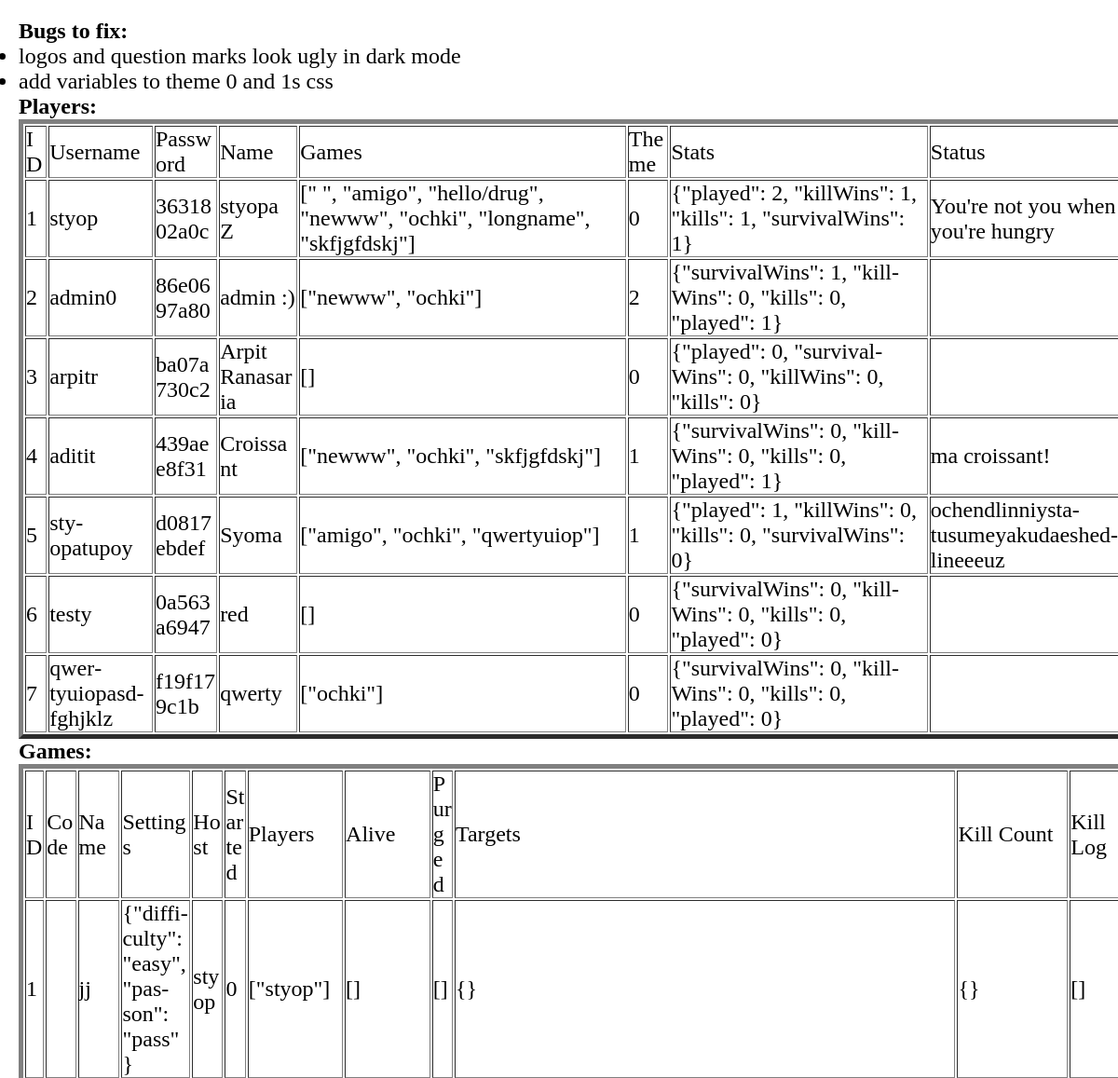
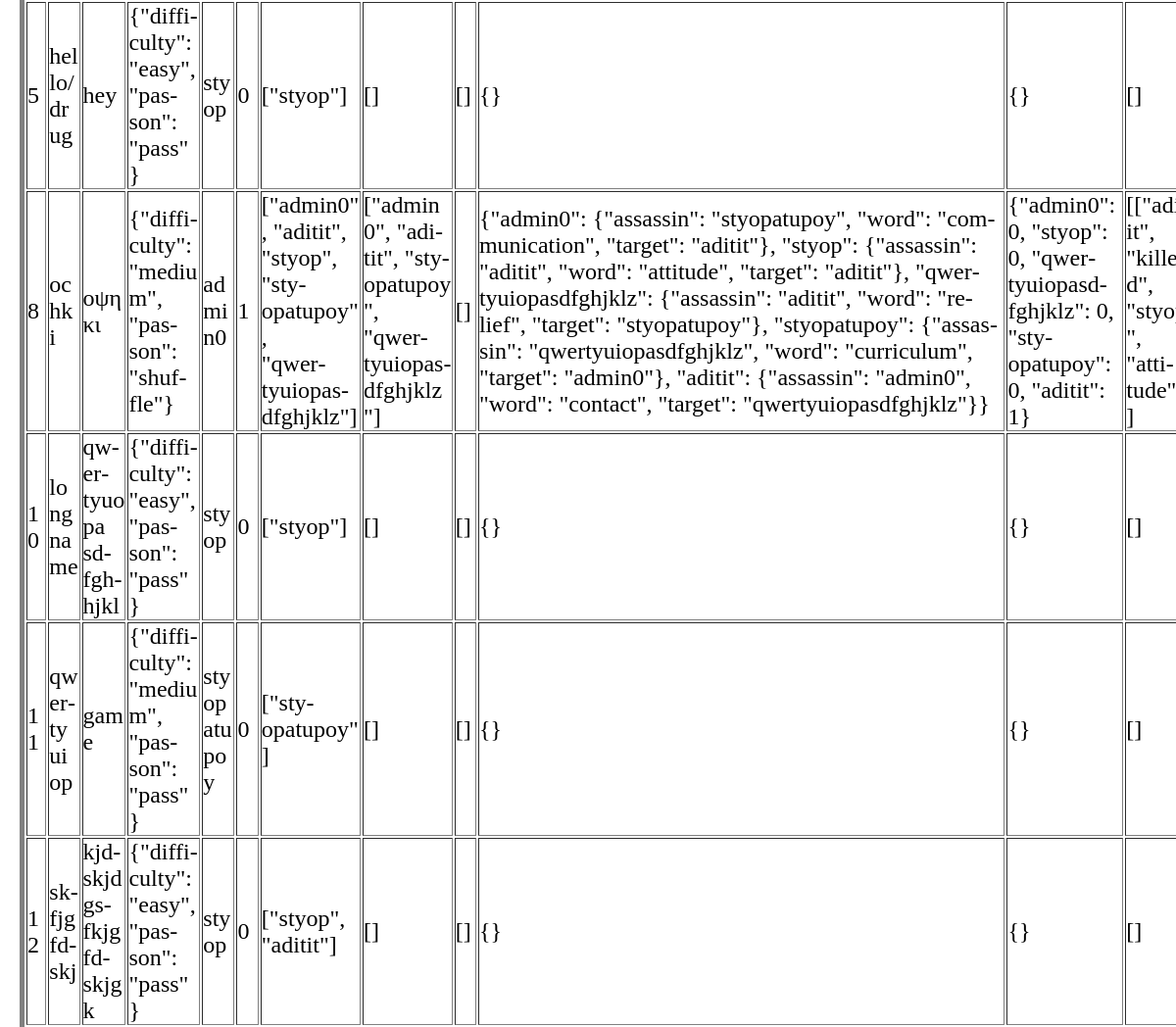
The page /debug/ (upper part) on the database as committed earlier (2 pictures, top to bottom).
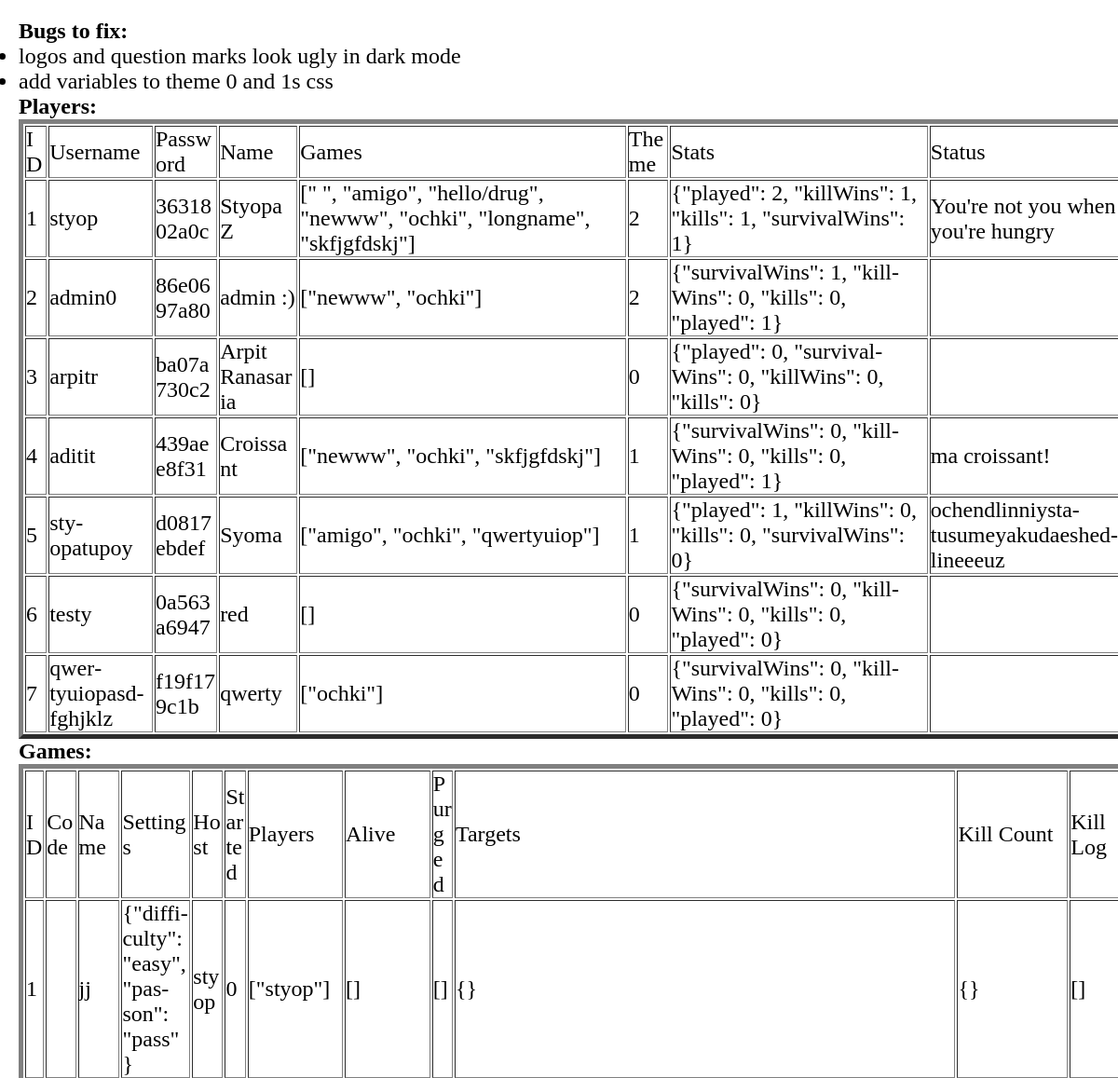
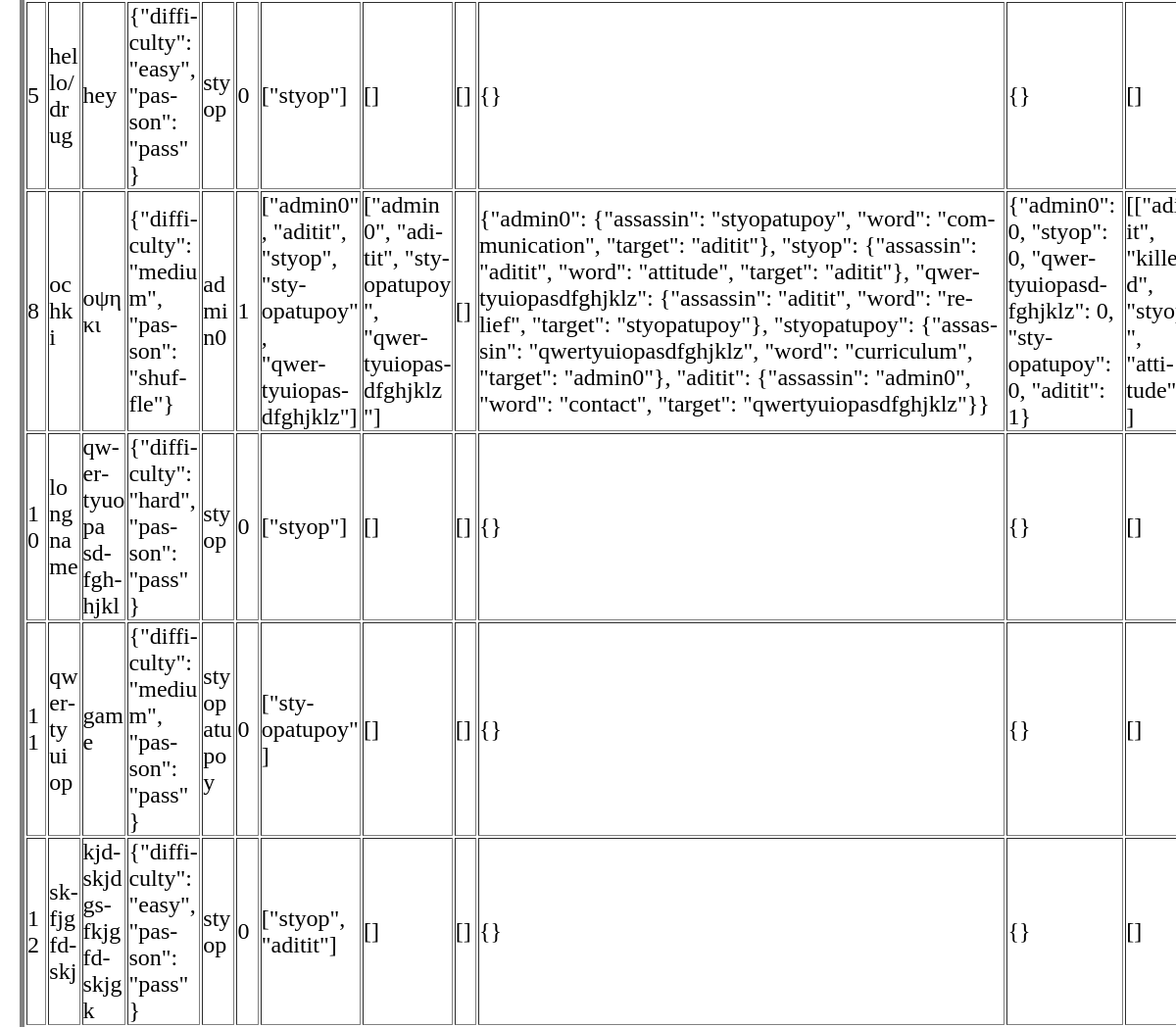
The same page on the database as committed later (2 pictures, top to bottom).
### tables this page shows
CREATE TABLE Players (     id INTEGER PRIMARY KEY AUTOINCREMENT,     user TEXT NOT NULL,     password TEXT NOT NULL,     name TEXT NOT NULL,     games TEXT NOT NULL,     theme INT NOT NULL,     stats TEXT NOT NULL,     status TEXT);

CREATE TABLE Games (     id INTEGER PRIMARY KEY AUTOINCREMENT,     code TEXT NOT NULL,     name TEXT NOT NULL,    settings TEXT NOT NULL,     host TEXT NOT NULL,     started BOOLEAN NOT NULL CHECK (started IN (0,1)),     players TEXT NOT NULL,     alive TEXT NOT NULL,     purged TEXT NOT NULL,     targets TEXT NOT NULL,     killCount TEXT NOT NULL,     killLog TEXT NOT NULL);

### app.py (the view)
@app.route('/<path>/')
@app.route('/debug/')
def debug():
    with sqlite3.connect("database.db") as con:
        con.row_factory = sqlite3.Row
        cur = con.cursor()
        cur.execute("SELECT * from Players")
        playerRows = cur.fetchall()   #rows of the Players table
        cur.execute("SELECT * from Games")
        gameRows = cur.fetchall()   #rows of the Games table
        cur.execute("SELECT * from pastGames")
        pastRows = cur.fetchall()   #rows of the pastGames table
    return render_template('debug.html', playerRows = playerRows, gameRows = gameRows, pastRows=pastRows)

### templates/debug.html (shortened to what this page needs)
<!DOCTYPE html>
<html lang="en">
<head>
    <link rel="stylesheet" href="{{ url_for('static', filename='css/main.css') }}">
    <link rel="stylesheet" href="{{ url_for('static', filename='css/debug.css') }}">
</head>
<body>
    <h4>
        Bugs to fix:
    </h4>
    <ul>
        <li>
            logos and question marks look ugly in dark mode
        </li>
        <li>
            add variables to theme 0 and 1s css
        </li>
    </ul>
    <h2>Players:</h2>
    <table border=5>
        <thead>
        <td>ID</td>
        <td>Username</td>
        <td>Password</td>
        <td>Name</td>
        <td>Games</td>
        <td>Theme</td>
        <td>Stats</td>
        <td>Status</td>
        </thead>
        {% for row in playerRows %}
        <tr>
        <td>{{row["id"]}}</td>
        <td>{{row["user"]}}</td>
        <td>{{row["password"][:10]}}</td>
        <td>{{row["name"]}}</td>
        <td>{{row["games"]}}</td>
        <td>{{row["theme"]}}</td>
        <td>{{row["stats"]}}</td>
        <td>{{row["status"]}}</td>
        </tr>
        {% endfor %}
        </table>
        <h2>Games:</h2>
        <table border=5>
            <thead>
            <td>ID</td>
            <td>Code</td>
            <td>Name</td>
            <td>Settings</td>
            <td>Host</td>
            <td>Started</td>
            <td>Players</td>
            <td>Alive</td>
            <td>Purged</td>
            <td>Targets</td>
            <td>Kill Count</td>
            <td>Kill Log</td>
            </thead>
            {% for row in gameRows %}
            <tr>
            <td>{{row["id"]}}</td>
            <td>{{row["code"]}}</td>
            <td>{{row["name"]}}</td>
            <td>{{row["settings"]}}</td>
            <td>{{row["host"]}}</td>
            <td>{{row["started"]}}</td>
            <td>{{row["players"]}}</td>
            <td>{{row["alive"]}}</td>
            <td>{{row["purged"]}}</td>
            <td>{{row["targets"]}}</td>
            <td>{{row["killCount"]}}</td>
            <td>{{row["killLog"]}}</td>
            </tr>
            {% endfor %}
            </table>
</body>
</html>

### static/css/main.css (style rules this page uses)
* { margin: 0; padding: 0; font-family: 'Consolas', 'Monaco', monospace, serif; font-size: x-large; overflow-wrap: break-word; word-wrap: break-word; -ms-word-break: break-all; word-break: break-all; word-break: break-word; -ms-hyphens: auto; -moz-hyphens: auto; -webkit-hyphens: auto; hyphens: auto; }
html { height: 100%; }
body { width: 100%; }

### static/css/debug.css (style rules this page uses)
body { background: none; margin: 20px; }
* { font-family: unset; }

Rows that differ between the two databases and show on the page:
changed Players "styop": name "styopa Z" → "Styopa Z"; theme "0" → "2"
changed Games "longname": settings "{\"difficulty\": \"easy\", \"passon\": \"pass\"}" → "{\"difficulty\": \"hard\", \"passon\": \"pass\"}"
